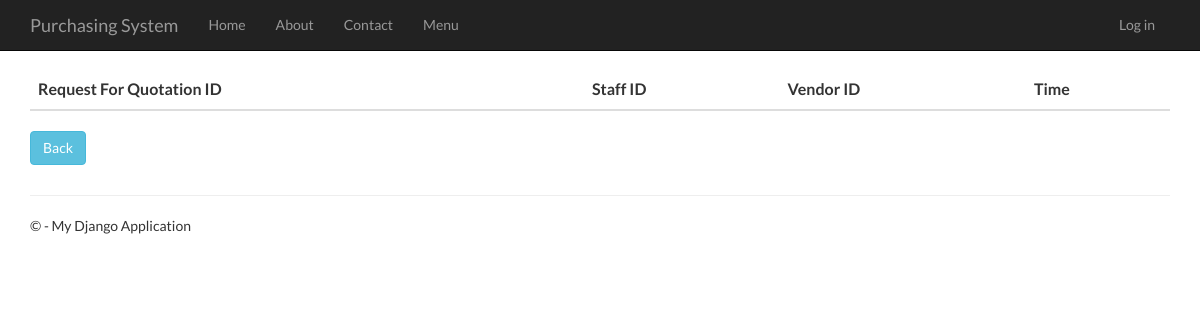
The page /requestforquotationhistory on the database as committed earlier.
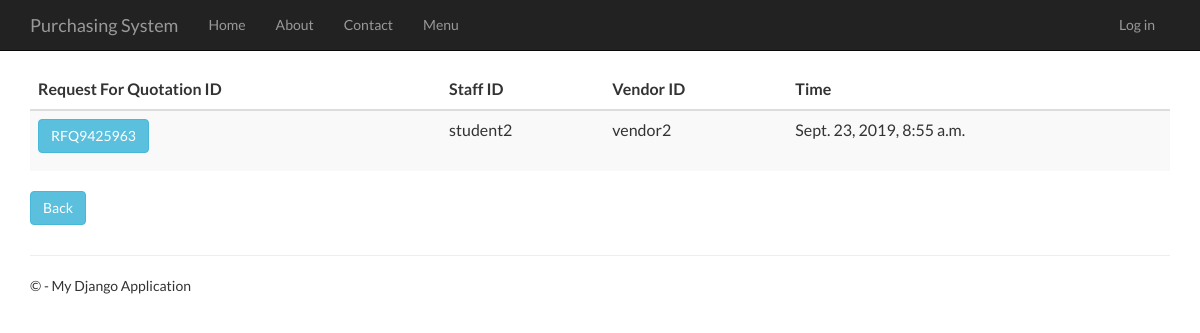
The same page on the database as committed later.
### RequestForQuotation/models.py (models this page shows, shortened)
class RequestForQuotation(models.Model):
    request_for_quotation_id = models.CharField(primary_key=True, max_length=10)
    time_created = models.DateTimeField()
    description = models.TextField(null=True,default=None, blank=True)
    total_price = models.DecimalField(max_digits=10, decimal_places=2, default=Decimal('0.00'))
    person_id = models.ForeignKey(Person, on_delete = models.CASCADE)
    vendor_id = models.ForeignKey(Vendor, on_delete = models.CASCADE)
    purchase_requisition_id = models.ForeignKey(PurchaseRequisition, on_delete = models.CASCADE)

### app/models.py (models this page shows, shortened)
class Person(models.Model):
    user_id = models.OneToOneField(User)
    person_id = models.CharField(primary_key=True, max_length=10)
    person_name = models.TextField()
    person_address = models.TextField()
    person_phone_number = models.TextField()
    person_role = models.TextField(default = 'MANAGER')

class Vendor(models.Model):
    vendor_id = models.CharField(primary_key=True, max_length=10)
    vendor_name = models.TextField()
    vendor_phone_number = models.TextField()
    vendor_address = models.TextField()
    vendor_email = models.TextField()
    def __str__(self):
        return str(self.vendor_id)

### RequestForQuotation/views.py (the view)
# urls.py: url(r'^requestforquotationhistory', RequestForQuotation.views.requestforquotationhistory, name="request_of_quotation_history"),
def requestforquotationhistory(request):
    request_for_quotations = RequestForQuotation.objects.all()
    context = {
            'title':'Request For Quotation History',
            'rows':request_for_quotations
        }
    return render(request,'RequestForQuotation/requestforquotationhistory.html',context)

### RequestForQuotation/templates/RequestForQuotation/requestforquotationhistory.html
﻿{% extends "app/layout.html" %}
{% block content %}
<div class="purchaseorderhistory margintop">
    <form action="requestforquotationhistorydetails" method="GET">
        <table class="table table-striped margintop">
          <thead>
            <tr>
              <th scope="col">Request For Quotation ID</th>
              <th scope="col">Staff ID</th>
              <th scope="col">Vendor ID</th>
              <th scope="col">Time</th>
            </tr>
          </thead>
          <tbody>
              {% for r in rows %}
            <tr>
                 <td><button type="submit" name="rfq_id" value="{{r.request_for_quotation_id}}" class="btn btn-info" >{{r.request_for_quotation_id}}</button></td>
                 <td>{{r.person_id.person_id}}</td>
                 <td>{{r.vendor_id}}</td>
                 <td>{{r.time_created}}</td>
            </tr>
              {% endfor %}
          </tbody>
        </table>
    </form>
       <form action="menu">
        <div class="margintop">
            <button type="submit" class="btn btn-info" >Back</button>
        </div>
    </form>
</div>
{% endblock %}

### app/templates/app/layout.html (shortened to what this page needs)
﻿   <!DOCTYPE html>
<html>
<head>
    {% load staticfiles %}
    <link rel="stylesheet" type="text/css" href="{% static 'app/content/bootstrap.css' %}" />
    <link rel="stylesheet" type="text/css" href="{% static 'app/content/site.css' %}" />
</head>
<body>
    <div class="navbar navbar-inverse navbar-fixed-top">
        <div class="container">
            <div class="navbar-header">
                <a href="/" class="navbar-brand">Purchasing System</a>
            </div>
            <div class="navbar-collapse collapse">
                <ul class="nav navbar-nav">
                    <li><a href="{% url 'home' %}">Home</a></li>
                    <li><a href="{% url 'about' %}">About</a></li>
                    <li><a href="{% url 'contact' %}">Contact</a></li>
                    <li><a href="{% url 'menu' %}">Menu</a></li>
                </ul>
                {% include 'app/loginpartial.html' %}
            </div>
        </div>
    </div>
    <div class="container body-content">
{% block content %}{% endblock %}
        <hr/>
        <footer>
            <p>&copy; {{ year }} - My Django Application</p>
        </footer>
    </div>
</body>
</html>

### app/templates/app/loginpartial.html
{% if user.is_authenticated %}
<form id="logoutForm" action="/logout" method="post" class="navbar-right">
    {% csrf_token %}
    <ul class="nav navbar-nav navbar-right">
        <li>
        <div class="container">
	<div class="row">
        <div class="dropdown">
            <a id="dLabel" role="button" data-toggle="dropdown" class="btn btn-primary" data-target="#" href="#" style="margin-top:7px; background-color:black;">
                Hello, {{ user.username }}!<span class="caret"></span>
            </a>
    		<ul class="dropdown-menu multi-level" role="menu" aria-labelledby="dropdownMenu">
              <li class="dropdown-submenu">
                <a tabindex="-1" href="#">Item</a>
                <ul class="dropdown-menu">
                  <li><a tabindex="-1" href="/admin/app/item/add/">Add Item</a></li>
                  <li><a tabindex="-1" href="admin/app/item/">Change Item</a></li>
                </ul>
              </li>
              <li class="dropdown-submenu">
                <a tabindex="-1" href="#">Person</a>
                <ul class="dropdown-menu">
                  <li><a tabindex="-1" href="/admin/app/person/add/">Add Person</a></li>
                  <li><a tabindex="-1" href="/admin/app/person/">Change Person</a></li>
                </ul>
               </li>
                <li class="dropdown-submenu">
                <a tabindex="-1" href="#">Vendor</a>
                <ul class="dropdown-menu">
                  <li><a tabindex="-1" href="/admin/app/vendor/add/">Add Vendor</a></li>
                  <li><a tabindex="-1" href="admin/app/vendor/">Change Vendor</a></li>
                </ul>
               </li>
                <li><a href= "/admin">More settings</a></li>
                <li class="divider"></li>
                <li><a href= "/admin/password_change/">Change Password</a></li>
              <li class="divider"></li>
              <li><a href="javascript:document.getElementById('logoutForm').submit()">Log off</a></li>
            </ul>
        </div>
	</div>
</div>
        </li>
    </ul>
</form>
{% else %}
<ul class="nav navbar-nav navbar-right">
    <li><a href="{% url 'login' %}">Log in</a></li>
</ul>
{% endif %}

### app/static/app/content/site.css (style rules this page uses)
body { padding-top: 50px; padding-bottom: 20px; }
.body-content { padding-left: 15px; padding-right: 15px; }

Rows that differ between the two databases and show on the page:
added RequestForQuotation: request_for_quotation_id "RFQ9425963", person_id.person_id "student2", vendor_id "vendor2", time_created "Sept. 23, 2019, 8:55 a.m."
